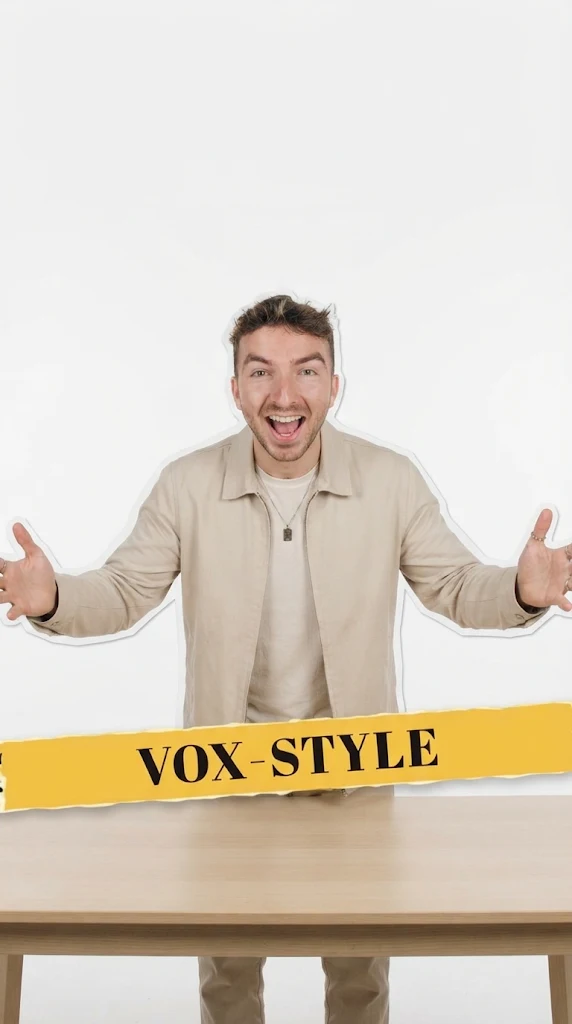
#> input picture art/original/paper_art_01.webp, 572 x 1024 px
$ python cut.py ../original/paper_art_01.webp ../original/paper_art_01.webp ../original/paper_art_01.webp 5 5 5
#> lines starting #> are read from the running program, lines starting #| are printed output that depends on the picture; after the words box and inside, x2 and y2 are one past the last pixel; in counts of white or black regions, pixels touching at a corner belong together
import sys,numpy as np
from PIL import Image, ImageFilter
from scipy import ndimage as nd
src,out,prev=sys.argv[1:4]
im=Image.open(src).convert('RGB'); a=np.asarray(im).astype(int)
#> further down, im is the input picture: PIL image 572x1024 RGB; mean R, G, B 219, 209.1, 194.9
mn=a.min(2); mx=a.max(2); sat=mx-mn
#> after `sat = mx - mn`:
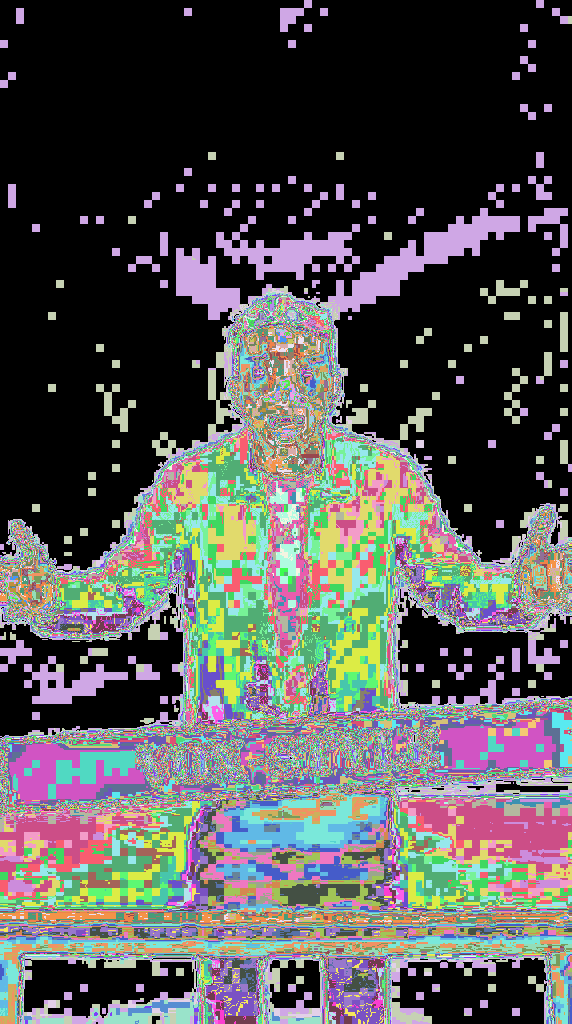
#> sat: shape (1024, 572) int64; 183 distinct labels, from 0 to 183; one colour per label, 0 black
lo,hi=int(sys.argv[4]),int(sys.argv[5])
cand=(mn>=lo)&(mx<=hi)&(sat<=10)
#> cand: shape (1024, 572) bool; every value is 0
lab,n=nd.label(cand)
#> lab: shape (1024, 572) int32; every value is 0
#> n = 0
edge=set(np.unique(np.r_[lab[0],lab[-1],lab[:,0],lab[:,-1]]))-{0}
#> edge = 0 items
bg=np.isin(lab,list(edge))
# remove isolated speckles of non-bg inside bg, fill tiny holes
ys=np.arange(a.shape[0])[:,None]*np.ones((1,a.shape[1]),bool)
cand2=(ys>=int(sys.argv[6]))&(sat<=10)&(mn>=185)
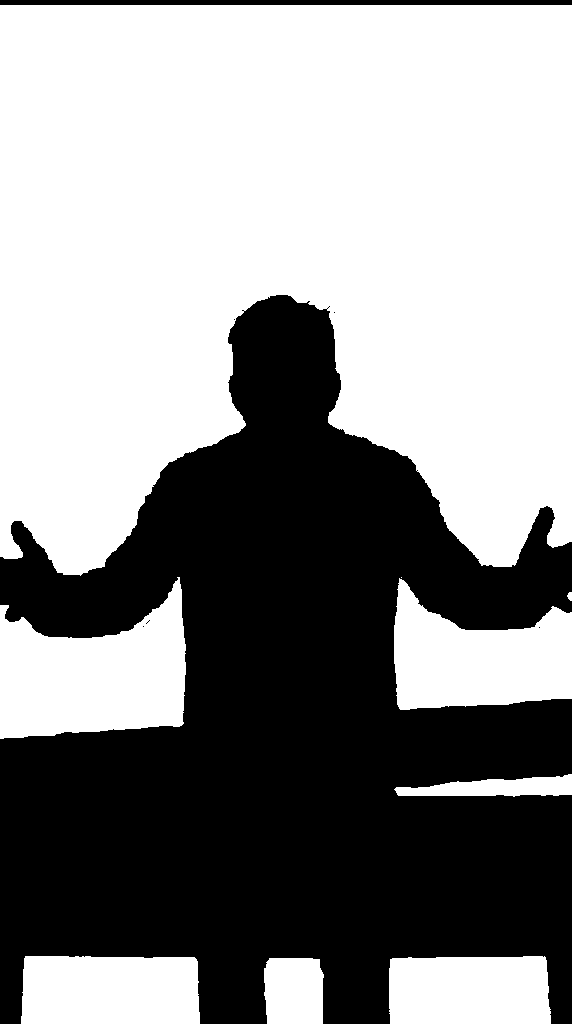
#> cand2: shape (1024, 572) bool; 56.7% white; 7 black regions (5 under 20 px), largest, box (x1, y1, x2, y2) and area: (0, 295, 572, 1024) 250557, (0, 0, 572, 5) 2860
lab3,n3=nd.label(cand2|bg)
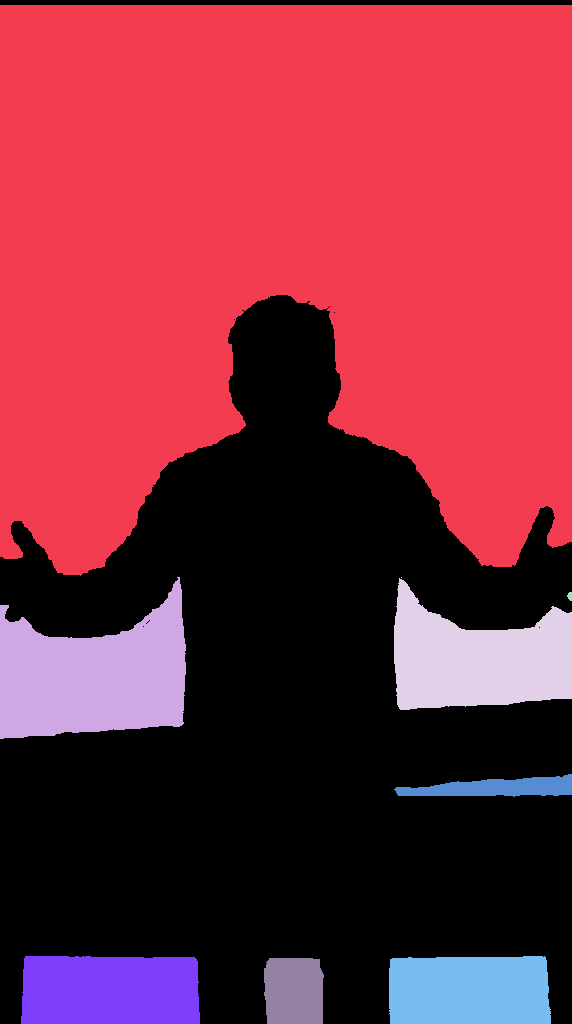
#> lab3: shape (1024, 572) int32; 10 distinct labels, from 0 to 9; one colour per label, 0 black
#> n3 = 9
seeds=set(np.unique(np.r_[lab3[-1],lab3[int(sys.argv[6]):,0],lab3[int(sys.argv[6]):,-1]]))|set(np.unique(lab3[bg]))
#> seeds = 9 items
seeds-={0}
#> seeds = 8 items
bg=np.isin(lab3,list(seeds))&(cand2|bg)
#> bg: shape (1024, 572) bool; 56.7% white; 7 black regions (5 under 20 px), largest, box (x1, y1, x2, y2) and area: (0, 295, 572, 1024) 250558, (0, 0, 572, 5) 2860
bg=nd.binary_closing(bg,iterations=1)
#> bg: shape (1024, 572) bool; 56.4% white; 1 black region, box (x1, y1, x2, y2) and area: (0, 0, 572, 1024) 255110
fg=~bg
fg=nd.binary_opening(fg,iterations=1)
#> fg: shape (1024, 572) bool; 43.3% white; 2 white regions, box (x1, y1, x2, y2) and area: (0, 295, 572, 1024) 250496, (0, 0, 572, 5) 2856
# keep largest fg components (drop specks)
lab2,n2=nd.label(fg); sizes=nd.sum(fg,lab2,range(1,n2+1))
#> after `lab2, n2 = nd.label(fg)`:
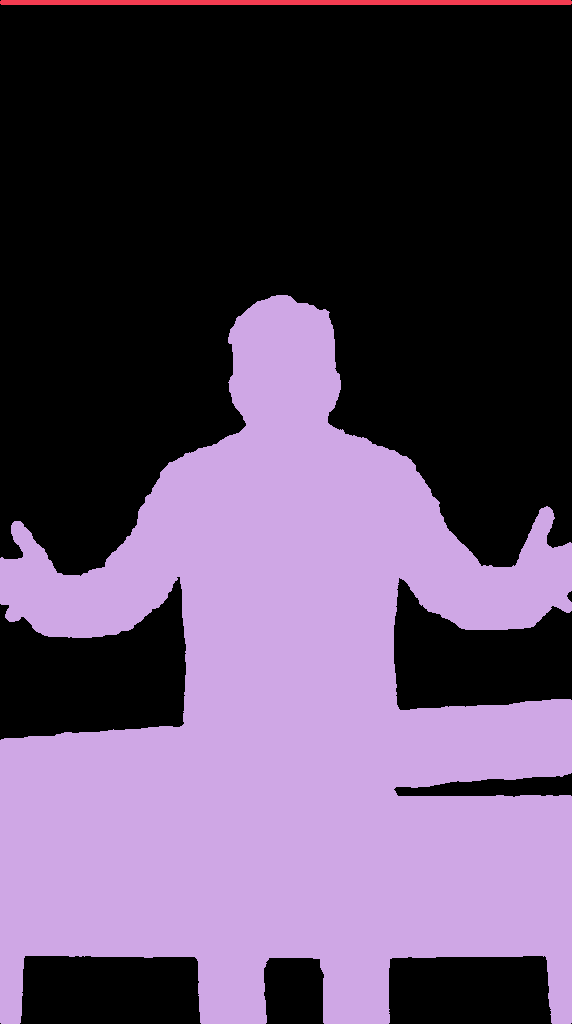
#> lab2: shape (1024, 572) int32; 3 distinct labels, from 0 to 2; one colour per label, 0 black
#> after `lab2, n2 = nd.label(fg)`: n2 = 2
#> after `sizes = nd.sum(fg, lab2, range(1, n2 + 1))`: sizes = [2856, 250496]
keep=[i+1 for i,s in enumerate(sizes) if s>200]; fg=np.isin(lab2,keep)
#> after `keep = [i + 1 for i, s in enumerate(sizes) if s > 200]`: keep = [1, 2]
alpha=Image.fromarray((fg*255).astype(np.uint8)).filter(ImageFilter.GaussianBlur(0.7))
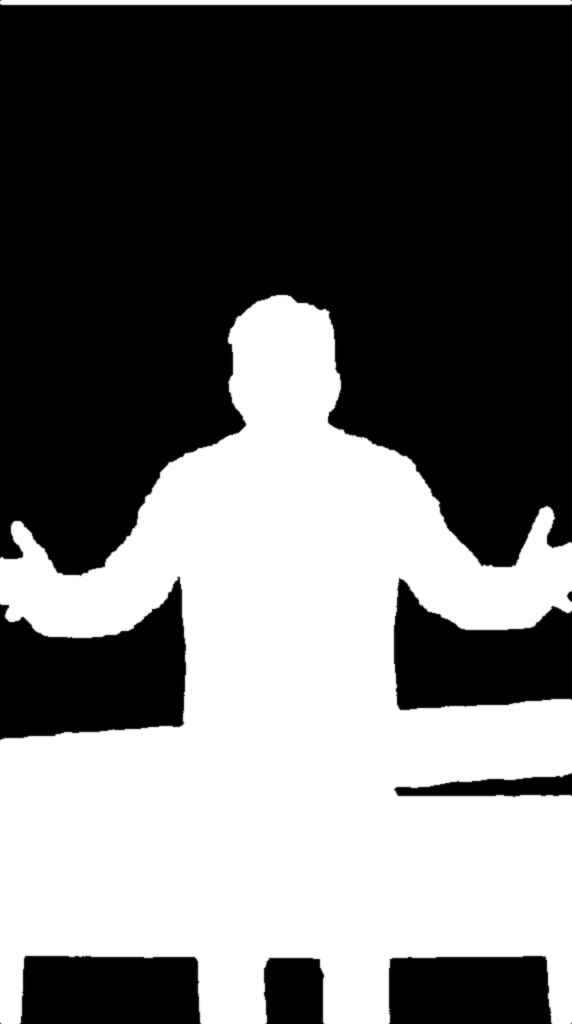
#> alpha: PIL image 572x1024 L; min 0, max 255, mean 110.3
rgba=im.copy(); rgba.putalpha(alpha); rgba.save(out)
#> after `rgba.putalpha(alpha)`:
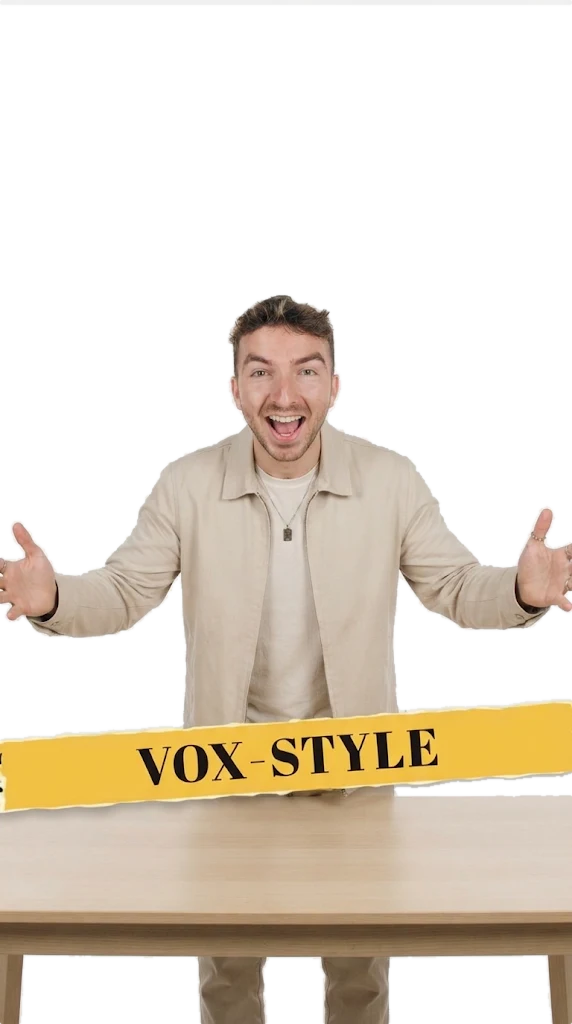
#> rgba: PIL image 572x1024 RGBA; mean R, G, B, A 219, 209.1, 194.9, 110.3; transparent parts drawn white
bb=Image.fromarray((fg*255).astype(np.uint8)).getbbox(); print("bbox",bb,"components",len(keep))
#> after `bb = Image.fromarray((fg * 255).astype(np.uint8)).getbbox()`: bb = (0, 0, 572, 1024)
#| bbox (0, 0, 572, 1024) components 2
# previews on dark + yellow
w,h=im.size; p=Image.new('RGB',(w*2,h),(40,40,40)); p.paste(Image.new('RGB',(w,h),(60,120,200)),(w,0))
#> after `w, h = im.size`: w = 572; h = 1024
#> after `p = Image.new('RGB', (w * 2, h), (40, 40, 40))`: p: PIL image 1144x1024 RGB; every value is 40
p.paste(rgba,(0,0),rgba); p.paste(rgba,(w,0),rgba); p.save(prev)
#> after `p.paste(rgba, (w, 0), rgba)`:
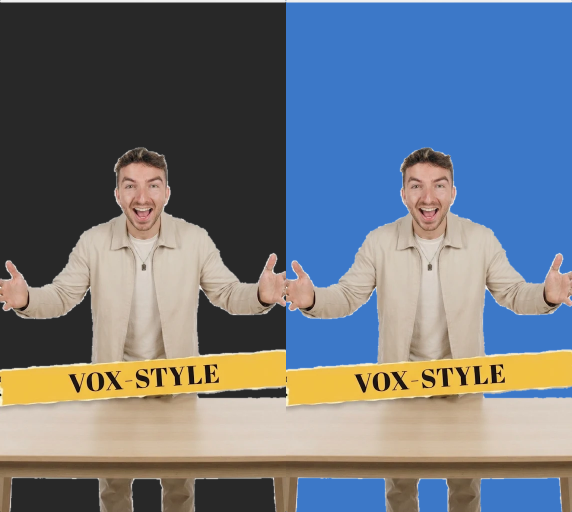
#> p: PIL image 1144x1024 RGB (shown at 1/2 size); mean R, G, B 111.8, 118.9, 127.7
